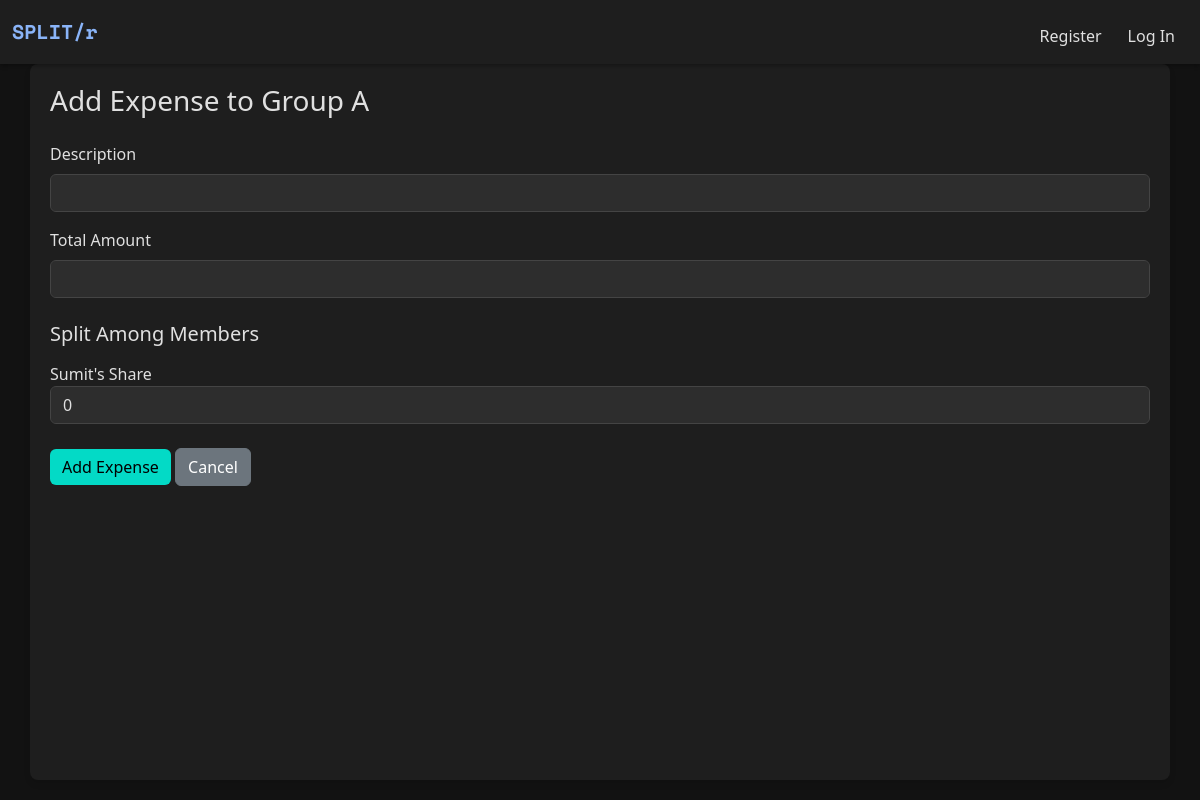
The app's page /group/1/add_expense, older data.
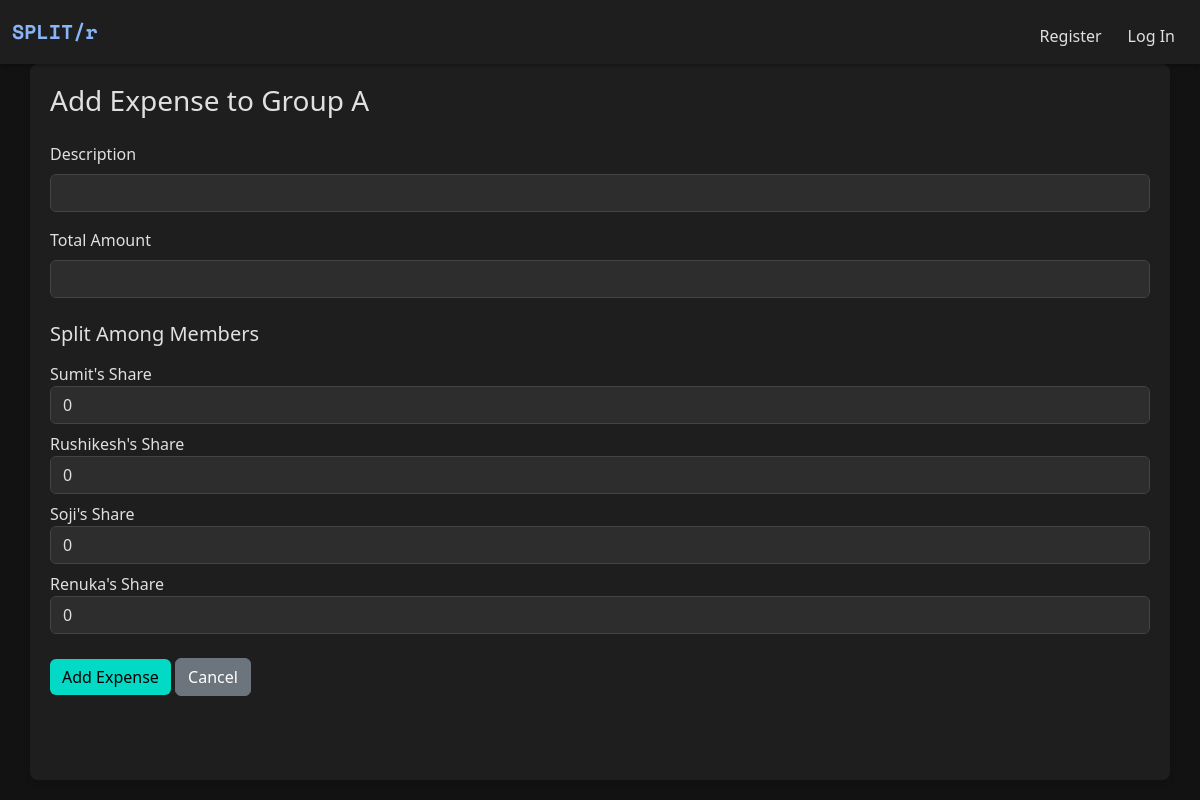
The same page, newer data.
### models.py (models this page shows)
class User(db.Model):
    __tablename__ = "users"
    id = db.Column(db.Integer, primary_key=True)
    name = db.Column(db.String(100), nullable=False)
    username = db.Column(db.String(50), unique=True, nullable=False)
    password = db.Column(db.String(200), nullable=False)

### app.py (the view, shortened to what this page needs)
@app.route("/group/<int:group_id>/add_expense", methods=["GET", "POST"])
def add_group_expense(group_id):
    group = Group.query.get_or_404(group_id)
    members = GroupMember.query.filter_by(group_id=group_id).all()
    users = [db.session.get(User, member.user_id) for member in members]
    return render_template("add_group_expense.html", group=group, users=users)

### templates/add_group_expense.html (shortened to what this page needs)
{% extends "layout.html" %}
{% block main %}
<div class="container content-container">
  <h3 class="mb-4">Add Expense to {{ group.name }}</h3>
  <form method="POST">
    <div class="mb-3">
      <label for="description" class="form-label">Description</label>
      <input type="text" class="form-control" name="description" required>
    </div>
    <div class="mb-3">
      <label for="amount" class="form-label">Total Amount</label>
      <input type="number" class="form-control" name="amount" step="0.01" required>
    </div>
    <h5 class="mt-4 mb-3">Split Among Members</h5>
    {% for user in users %}
      <div class="mb-2">
        <label>{{ user.name.strip().split(' ')[0] }}'s Share</label>
        <input type="number" step="0.01" name="user_{{ user.id }}" class="form-control" value="0" required>
      </div>
    {% endfor %}
    <button type="submit" class="btn btn-success mt-3">Add Expense</button>
    <a href="{{ url_for('group_page', group_id=group.id) }}" class="btn btn-secondary mt-3">Cancel</a>
  </form>
</div>
{% endblock %}

Row changes from the older to the newer data that the page shows:
added User: name.strip "Rushikesh"
added User: name.strip "Soji"
added User: name.strip "Renuka"
